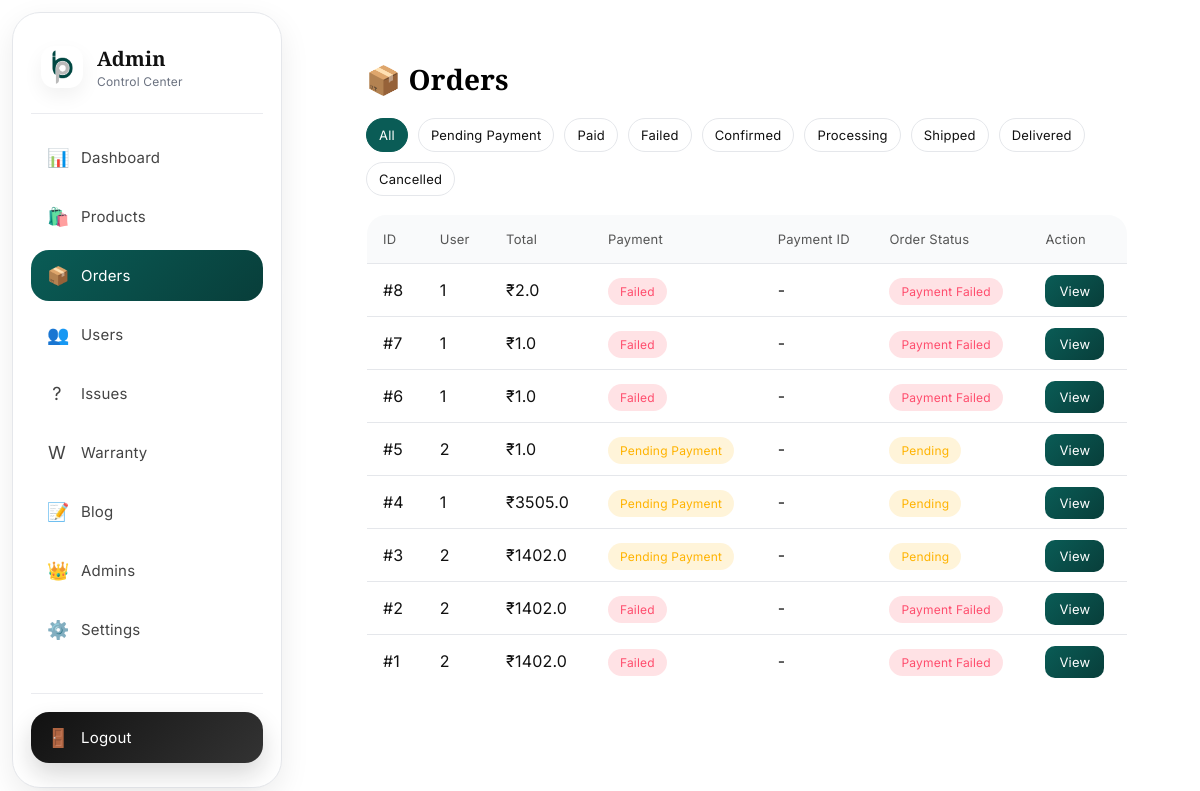
Screenshot of /admin/orders (signed in) with the database file from the repository.
### models.py (models this page shows)
class Order(db.Model):
    __tablename__ = 'orders'
    id = db.Column(db.Integer, primary_key=True)
    user_id = db.Column(db.Integer, db.ForeignKey('users.id'))
    address_id = db.Column(db.Integer, db.ForeignKey('addresses.id'))
    total_amount = db.Column(db.Float)
    status = db.Column(db.String(50), default='Pending')
    order_status = db.Column(db.String(50), default='Pending')
    payment_status = db.Column(db.String(50), default='Pending')
    tracking_number = db.Column(db.String(100))
    courier_partner = db.Column(db.String(100))
    tracking_url = db.Column(db.String(500))
    created_at = db.Column(db.DateTime, default=datetime.utcnow)
    payment_method = db.Column(db.String(50))
    razorpay_order_id = db.Column(db.String(100), nullable=True)
    razorpay_payment_id = db.Column(db.String(100), nullable=True)
    razorpay_signature = db.Column(db.String(255), nullable=True)
    paid_at = db.Column(db.DateTime, nullable=True)
    items = db.relationship('OrderItem', backref='order', lazy=True)

### app.py (the view)
@app.route('/admin/orders')
@admin_required
def admin_orders():
    status_filter = (request.args.get("status") or "").strip()
    payment_filter = (request.args.get("payment_status") or "").strip()
    query = Order.query
    if status_filter:
        query = query.filter(Order.order_status == status_filter)
    if payment_filter:
        query = query.filter(Order.payment_status == payment_filter)
    orders = query.order_by(Order.id.desc()).all()
    return render_template(
        "admin/orders.html",
        orders=orders,
        status_filter=status_filter,
        payment_filter=payment_filter
    )

### app.py (called while the page is built)
def admin_required(f):
    @wraps(f)
    def decorated_function(*args, **kwargs):
        if not session.get("admin"):
            abort(404)
        email = session.get("email")
        if not email:
            abort(404)
        user = User.query.filter_by(email=email).first()
        if not user or not user.is_admin:
            abort(404)
        return f(*args, **kwargs)
    return decorated_function

@app.context_processor
def inject_counts():
    if 'email' in session:
        user = User.query.filter_by(email=session['email']).first()
        if user:
            cart_count = db.session.execute(text("""
                SELECT SUM(quantity) FROM cart WHERE user_id=:uid
            """), {"uid": user.id}).scalar() or 0
            wishlist_count = db.session.execute(text("""
                SELECT COUNT(*) FROM wishlist WHERE user_id=:uid
            """), {"uid": user.id}).scalar() or 0
            return dict(
                cart_count=cart_count,
                wishlist_count=wishlist_count,
                user={
                    "username": user.username,
                    "email": user.email,
                    "avatar": user.avatar
                }
            )
    return dict(cart_count=0, wishlist_count=0, user=None)

### templates/admin/orders.html (shortened to what this page needs)
{% extends "admin/base_admin.html" %}
{% block content %}
<div class="orders-container">
    <h2>📦 Orders</h2>
    <div class="filter-row">
        <a class="{{ 'active' if not payment_filter and not status_filter else '' }}" href="/admin/orders">All</a>
        <a class="{{ 'active' if payment_filter == 'Pending' else '' }}" href="/admin/orders?payment_status=Pending">Pending Payment</a>
        <a class="{{ 'active' if payment_filter == 'Paid' else '' }}" href="/admin/orders?payment_status=Paid">Paid</a>
        <a class="{{ 'active' if payment_filter == 'Failed' else '' }}" href="/admin/orders?payment_status=Failed">Failed</a>
        <a class="{{ 'active' if status_filter == 'Confirmed' else '' }}" href="/admin/orders?status=Confirmed">Confirmed</a>
        <a class="{{ 'active' if status_filter == 'Processing' else '' }}" href="/admin/orders?status=Processing">Processing</a>
        <a class="{{ 'active' if status_filter == 'Shipped' else '' }}" href="/admin/orders?status=Shipped">Shipped</a>
        <a class="{{ 'active' if status_filter == 'Delivered' else '' }}" href="/admin/orders?status=Delivered">Delivered</a>
        <a class="{{ 'active' if status_filter == 'Cancelled' else '' }}" href="/admin/orders?status=Cancelled">Cancelled</a>
    </div>
    <table class="table">
        <tr>
            <th>ID</th>
            <th>User</th>
            <th>Total</th>
            <th>Payment</th>
            <th>Payment ID</th>
            <th>Order Status</th>
            <th>Action</th>
        </tr>
        {% for order in orders %}
        <tr>
            <td>#{{ order.id }}</td>
            <td>{{ order.user_id }}</td>
            <td>₹{{ order.total_amount }}</td>
            <td>
                <span class="status {{ (order.payment_status or 'Pending')|lower|replace(' ', '-') }}">
                    {{ 'Pending Payment' if (order.payment_status or 'Pending') == 'Pending' else order.payment_status }}
                </span>
            </td>
            <td>{{ order.razorpay_payment_id or '-' }}</td>
            <td>
                <span class="status {{ (order.order_status or order.status)|lower|replace(' ', '-') }}">
                    {{ order.order_status or order.status }}
                </span>
            </td>
            <td>
                <a href="/admin/orders/{{ order.id }}" class="btn">View</a>
            </td>
        </tr>
        {% endfor %}
    </table>
</div>
{% endblock %}

### templates/admin/base_admin.html (shortened to what this page needs)
<!DOCTYPE html>
<html lang="en">
<head>
<link href="https://fonts.cdnfonts.com/css/gotham" rel="stylesheet">
</head>
<body>
<div class="sidebar" id="sidebar">
    <div class="brand">
        <img src="{{ url_for('static', filename='images/BP_OnlyLogo-01.png') }}" alt="BeltPurse Logo">
        <div class="brand-text">
            <h2>Admin</h2>
            <p>Control Center</p>
        </div>
    </div>
    <div class="nav-links">
        <a href="/secure-admin-portal-9821">
            <span class="icon">📊</span>
            Dashboard
        </a>
        <a href="/admin/products">
            <span class="icon">🛍️</span>
            Products
        </a>
        <a href="/admin/orders">
            <span class="icon">📦</span>
            Orders
        </a>
        <a href="/admin/users">
            <span class="icon">👥</span>
            Users
        </a>
        <a href="/admin/issues">
            <span class="icon">?</span>
            Issues
        </a>
        <a href="/admin/warranty">
            <span class="icon">W</span>
            Warranty
        </a>
        <a href="/admin/blogs">
            <span class="icon">📝</span>
            Blog
        </a>
       <a href="/admin/admins">
    <span class="icon">👑</span>
    Admins
</a>
        <a href="/admin/settings">
    <span class="icon">⚙️</span>
    Settings
</a>
    </div>
    <div class="logout-wrap">
        <a href="/admin-logout" class="logout-link">
            <span class="icon">🚪</span>
            Logout
        </a>
    </div>
</div>
<div class="main">
    {% block content %}{% endblock %}
</div>
</body>
</html>

### templates/admin/base_admin.html (style rules this page uses)
:root { --sidebar-width: 270px; --bg-primary: #ffffff; --bg-secondary: #f8fafc; --card-bg: #ffffff; --card-border: #e5e7eb; --text-primary: #111111; --text-secondary: #6b7280; --accent: #0A5C56; --accent-gradient: linear-gradient(135deg, #0A5C56, #083E3A); --line: #e5e7eb; --shadow: 0 10px 30px rgba(0,0,0,0.08); }
h1, h2, h3, h4, h5, h6 { color: #000; font-family: "Cormorant Garamond", Georgia, serif !important; }
h1, h2, h3 { font-weight: 600 !important; }
body *:not(i):not(.fa):not(.fa-solid):not(.fa-regular):not(.fa-brands):not(.fa-light):not(.fa-thin):not(h1):not(h2):not(h3) { font-weight: 400 !important; }
* { margin: 0; padding: 0; letter-spacing: 0.2px; box-sizing: border-box; font-family: "Gotham", "Inter", sans-serif; }
html, body { background: #ffffff; color: var(--text-primary); overflow-x: hidden; max-width: 100%; }
.sidebar { width: var(--sidebar-width); height: calc(100vh - 24px); position: fixed; top: 12px; left: 12px; background:#ffffff; backdrop-filter: blur(20px); border: 1px solid #e5e7eb; border-radius: 28px; box-shadow: 0 10px 30px rgba(0,0,0,0.08); padding: 24px 18px; display: flex; flex-direction: column; z-index: 100; }
.sidebar a { text-decoration: none; color: #444; display: flex; align-items: center; gap: 14px; padding: 15px 16px; border-radius: 18px; font-size: 15px; font-weight: 400; transition: all 0.3s ease; }
.sidebar a.active { background: linear-gradient(135deg, #0A5C56, #083E3A); color: #fff; box-shadow: 0 12px 24px rgba(255,255,255,0.12); }
.brand { display: flex; align-items: center; gap: 14px; padding: 8px 10px 24px; border-bottom: 1px solid rgba(229, 231, 235, 0.8); margin-bottom: 18px; }
.brand img { width: 42px; height: 42px; object-fit: contain; border-radius: 14px; background: #fff; padding: 4px; box-shadow: 0 8px 20px rgba(0,0,0,0.06); }
.brand-text h2 { font-size: 20px; color: var(--text-primary); margin-bottom: 2px; font-weight: 400; }
.brand-text p { font-size: 12px; color: var(--text-secondary); }
.nav-links { display: flex; flex-direction: column; gap: 8px; flex: 1; }
.sidebar a span.icon { font-size: 18px; width: 20px; text-align: center; }
.logout-wrap { padding-top: 18px; border-top: 1px solid rgba(229, 231, 235, 0.8); }
.logout-link { background: linear-gradient(135deg, #111, #333); color: white !important; box-shadow: 0 12px 24px rgba(17,17,17,0.16); }
.main { margin-left: calc(var(--sidebar-width) + 36px); width: calc(100% - var(--sidebar-width) - 48px); min-height: 100vh; padding: 32px; }

### templates/admin/orders.html (style rules this page uses)
.orders-container { padding: 28px; background: #ffffff; }
.orders-container h2 { font-size: 28px; color: #000; margin-bottom: 20px; }
.table { width: 100%; border-collapse: collapse; background: #ffffff; backdrop-filter: blur(18px); border-radius: 20px; overflow: hidden; border: 1px solid #e5e7eb; }
.table th { padding: 16px; text-align: left; font-size: 13px; color: #555; background: #f9fafb; }
.table td { padding: 16px; color: #111; border-top: 1px solid #e5e7eb; }
.status { padding: 6px 12px; border-radius: 999px; font-size: 12px; font-weight: 400; }
.pending { background: rgba(255,180,0,0.15); color: #ffb300; }
.failed, .payment-failed { background: rgba(255,60,80,0.15); color: #ff4d6d; }
.filter-row { display: flex; gap: 10px; flex-wrap: wrap; margin-bottom: 18px; }
.filter-row a { padding: 8px 12px; border-radius: 999px; border: 1px solid #e5e7eb; color: #111; text-decoration: none; font-size: 13px; }
.filter-row a.active { background: #0A5C56; color: #fff; border-color: #0A5C56; }
.btn { padding: 8px 14px; border-radius: 10px; background: linear-gradient(135deg, #0A5C56, #083E3A); color: #fff; text-decoration: none; font-size: 13px; font-weight: 400; transition: 0.3s; }

### rows the page displays
Order: id "8", user_id "1", total_amount "2.0", payment_status "Failed", razorpay_payment_id "-", order_status "Payment Failed"
Order: id "7", user_id "1", total_amount "1.0", payment_status "Failed", razorpay_payment_id "-", order_status "Payment Failed"
Order: id "6", user_id "1", total_amount "1.0", payment_status "Failed", razorpay_payment_id "-", order_status "Payment Failed"
Order: id "5", user_id "2", total_amount "1.0", payment_status "Pending Payment", razorpay_payment_id "-", order_status "Pending"
Order: id "4", user_id "1", total_amount "3505.0", payment_status "Pending Payment", razorpay_payment_id "-", order_status "Pending"
Order: id "3", user_id "2", total_amount "1402.0", payment_status "Pending Payment", razorpay_payment_id "-", order_status "Pending"
Order: id "2", user_id "2", total_amount "1402.0", payment_status "Failed", razorpay_payment_id "-", order_status "Payment Failed"
Order: id "1", user_id "2", total_amount "1402.0", payment_status "Failed", razorpay_payment_id "-", order_status "Payment Failed"
